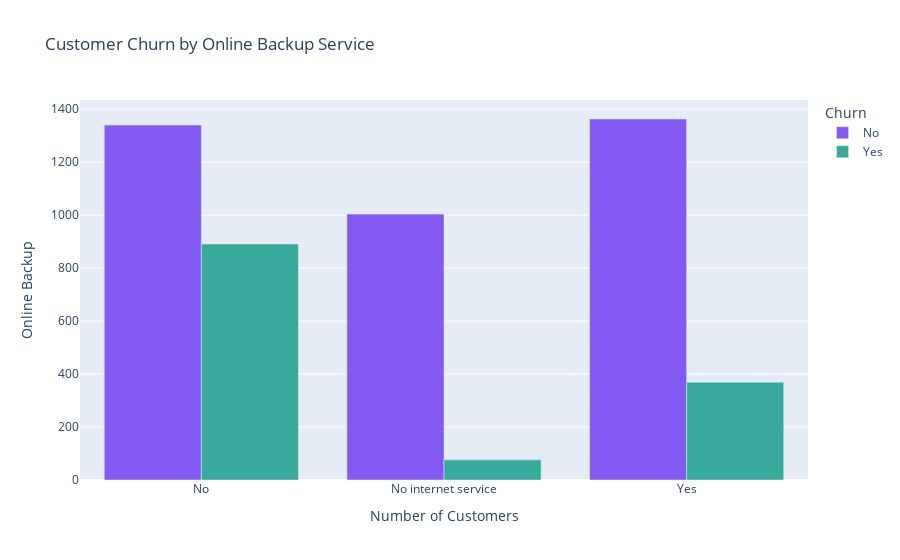

Write notebook code for a chart like this one.
### Markdown cell above
# QUESTION EIGHT

##### IMPACT OF ONLINE BACKUP SERVICE ON CHURN: HOW DOES THE PRESENCE OR ABSENCE OF ONLINE BACKUP SERVICE AFFECT CUSTOMER CHURN RATES?

### Code cell
# Group the data by 'OnlineBackup' and 'Churn' columns and count the occurrences of each category combination
churn_by_online_backup = train.groupby(['OnlineBackup', 'Churn'])['OnlineBackup'].value_counts().reset_index(name='Count')

# Create a grouped bar plot to visualize the count of churned and non-churned customers
fig = px.bar(churn_by_online_backup, x='OnlineBackup', y='Count', color='Churn', barmode='group',  title='Customer Churn by Online Backup Service')

# Update plot layout to set the x and y axes title
fig.update_layout(xaxis_title='Number of Customers', yaxis_title='Online Backup')


# Show plot
fig.show()

### Figure 1 — Plotly figure (JSON) as saved in the notebook; plotly's stock layout.template omitted (floating-point values rounded to 4 significant figures)
{"data": [{"alignmentgroup": "True", "hovertemplate": "Churn=No<br>OnlineBackup=%{x}<br>Count=%{y}<extra></extra>", "legendgroup": "No", "marker": {"color": "#835AF1", "pattern": {"shape": ""}}, "name": "No", "offsetgroup": "No", "orientation": "v", "showlegend": true, "textposition": "auto", "type": "bar", "x": ["No", "No internet service", "Yes"], "xaxis": "x", "y": [1340, 1004, 1363], "yaxis": "y"}, {"alignmentgroup": "True", "hovertemplate": "Churn=Yes<br>OnlineBackup=%{x}<br>Count=%{y}<extra></extra>", "legendgroup": "Yes", "marker": {"color": "#37AA9C", "pattern": {"shape": ""}}, "name": "Yes", "offsetgroup": "Yes", "orientation": "v", "showlegend": true, "textposition": "auto", "type": "bar", "x": ["No", "No internet service", "Yes"], "xaxis": "x", "y": [891, 76, 369], "yaxis": "y"}], "layout": {"barmode": "group", "legend": {"title": {"text": "Churn"}, "tracegroupgap": 0}, "title": {"text": "Customer Churn by Online Backup Service"}, "xaxis": {"anchor": "y", "domain": [0, 1], "title": {"text": "Number of Customers"}}, "yaxis": {"anchor": "x", "domain": [0, 1], "title": {"text": "Online Backup"}}}}
